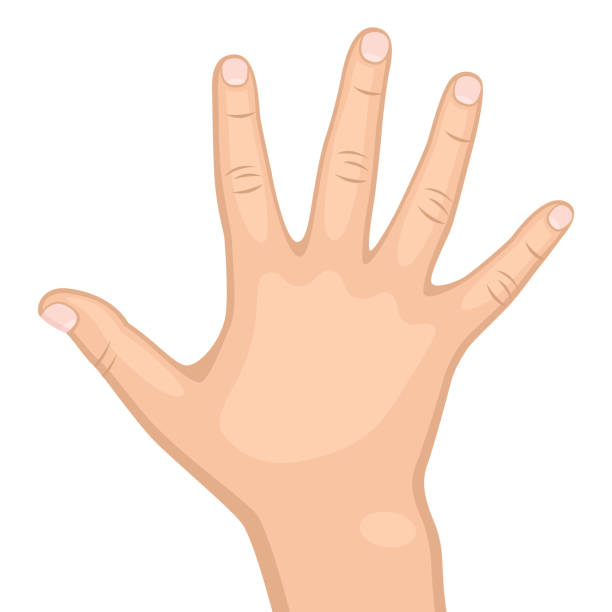
#> input picture hand1.png, 612 x 612 px
$ python ringsize.py
#> lines starting #> are read from the running program, lines starting #| are printed output that depends on the picture; after the words box and inside, x2 and y2 are one past the last pixel; in counts of white or black regions, pixels touching at a corner belong together
import cv2
import numpy as np
from math import pi

### Some important info
# credit card width = 85.6 mm  (from international standards data)
# credit card height = 53.98 mm (from international standards data)

cc_width_mm = 85.6  # mm
cc_height_mm = 53.98 # mm

cc_width_pixels_array = np.array([403, 401, 402, 405, 404])
average_card_width_pixels = np.average(cc_width_pixels_array)
pixel_to_mm = cc_width_mm / average_card_width_pixels

def calc_distance(x1,y1,x2,y2):
    distance = round(np.sqrt((x1-x2)**2 + (y1-y2)**2))
    print("distance in pixels = ", distance)
    print("distance in mm = ", distance*pixel_to_mm)
    return distance*pixel_to_mm


# Create point matrix get coordinates of mouse click on image
point_matrix = np.zeros((2,2),int)

counter = 0
def mousePoints(event,x,y,flags,params):
    global counter
    # Left button mouse click event opencv
    if event == cv2.EVENT_LBUTTONDOWN:
        point_matrix[counter] = x,y
        counter = counter + 1

# Read image
img = cv2.imread('hand1.png')
#> img is the input picture: shape (612, 612, 3); mean B, G, R 223.3, 234.9, 252.3

img = cv2.imread('hand1.png')

if img is None:
    print("Error: Image not loaded !!!!!.")
    exit()

hsv = cv2.cvtColor(img,cv2.COLOR_BGR2HSV);
#> hsv: shape (612, 612, 3); mean H, S, V 6, 30, 252.3
mask = cv2.imread('hand1.png',0)
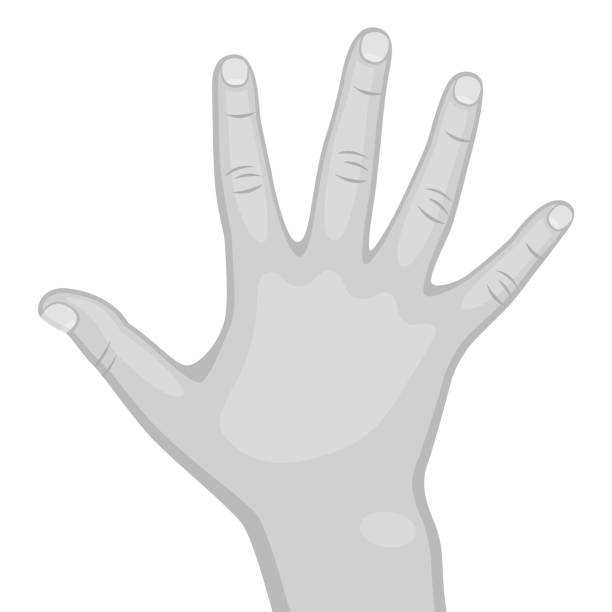
#> mask: shape (612, 612); min 162, max 255, mean 238.8
res = cv2.bitwise_and(img, img, mask=mask)

#"derp" wasn't needed in my code tho..
contours,hierarchy = cv2.findContours(mask,cv2.RETR_TREE,cv2.CHAIN_APPROX_SIMPLE)
#> contours = [[[0, 0], [0, 611], [611, 611], [611, 0]]]
for cnt in contours:
    hull = cv2.convexHull(cnt)
    cv2.drawContours(img,[cnt],0,(0,255,0),2)
    cv2.drawContours(img,[hull],0,(0,0,255),2)
#> this loop made 1 pass
#> (cnt, hull) on pass 1: ([[0, 0], [0, 611], [611, 611], [611, 0]], [[611, 0], [611, 611], [0, 611], [0, 0]])
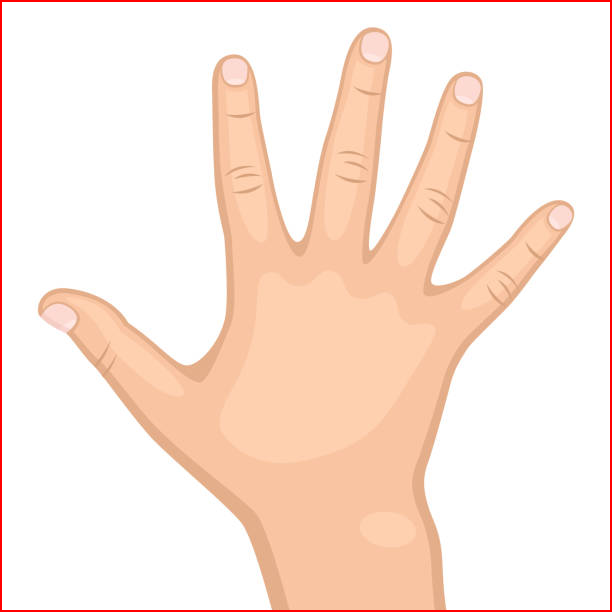
#> img: shape (612, 612, 3); 1.3% of pixels changed, all inside (x1, y1, x2, y2) = (0, 0, 612, 612)

cv2.imshow('image',img)

while counter<=2:
    for x in range (0,2):
        cv2.circle(img,(point_matrix[x][0],point_matrix[x][1]),3,(0,255,0),cv2.FILLED)
#> img: shape (612, 612, 3); under 0.01% of pixels changed, all inside (x1, y1, x2, y2) = (0, 0, 4, 4)

    if counter == 2:
        # Ensure valid cropping dimensions


        starting_x = point_matrix[0][0]
        starting_y = point_matrix[0][1]

        ending_x = point_matrix[1][0]
        ending_y = point_matrix[1][1]


        if starting_x < ending_x and starting_y < ending_y:
            img_cropped = img[starting_y:ending_y, starting_x:ending_x]
            cv2.imshow("ROI", img_cropped)
            cv2.imwrite('step2.jpg', img_cropped)

        # Draw rectangle for area of interest
        #cv2.rectangle(img, (starting_x, starting_y), (ending_x, ending_y), (0, 255, 0), 3)
        cv2.line(img,(starting_x,starting_y),(ending_x,ending_y),(0,0,255),3)
        distance = calc_distance(starting_x,starting_y,ending_x,ending_y)
        cv2.putText(img, str(pi*distance) + ' mm (circum)', (starting_x,starting_y), cv2.FONT_HERSHEY_SIMPLEX, 0.9, (127,0,255), 2)
        # Cropping image
        img_cropped = img[starting_y:ending_y, starting_x:ending_x]
        cv2.imshow("ROI", img_cropped)
        cv2.imwrite('step2.jpg',img_cropped)

    # Showing original image
    cv2.imshow("Original Image ", img)
    # Mouse click event on original image
    cv2.setMouseCallback("Original Image ", mousePoints)
    # Printing updated point matrix
    print(point_matrix)
    # Refreshing window all time
    cv2.waitKey(1)
